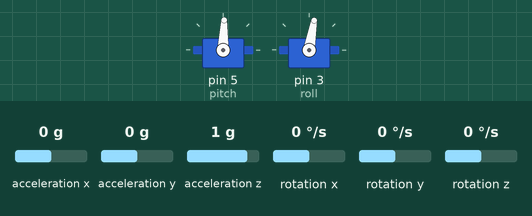
Simulated run of this sketch. Board: Arduino Uno, built with avr-gcc and run on an emulated ATmega328P. Shown: 2 × servo. The test bench sets the inputs (shaded band); at power-on: acceleration x 0 g, acceleration y 0 g, acceleration z 1 g, rotation x 0 °/s, rotation y 0 °/s, rotation z 0 °/s. What the sketch prints to the serial monitor is not drawn.

Above: at 3.2 s.
3.3 s: acceleration x set to -1.4 g
At 4.1 s:
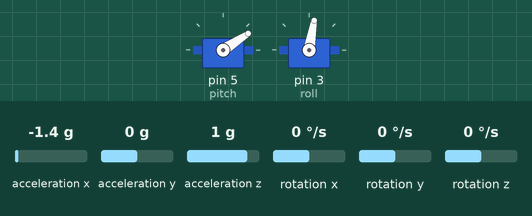
4.8 s: acceleration y set to -1.4 g
At 5.2 s:
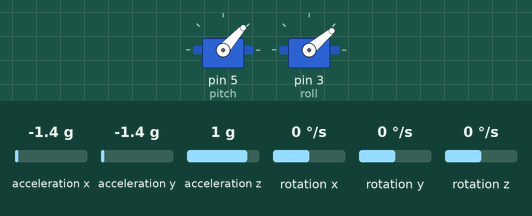
6.3 s: acceleration z set to -0.8 g
At 7.4 s:
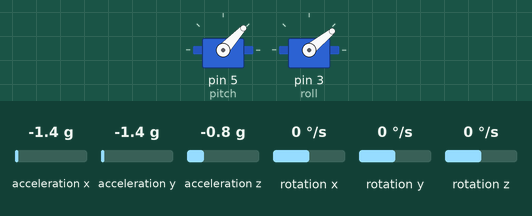
7.8 s: acceleration x set to 0 g
At 8.4 s:
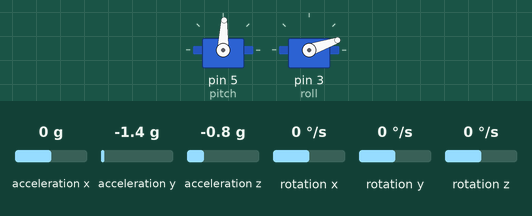
9.3 s: acceleration y set to 0.8 g
At 9.6 s:
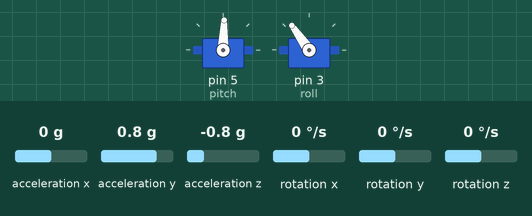
10.8 s: acceleration x set to -0.8 g
At 11.9 s:
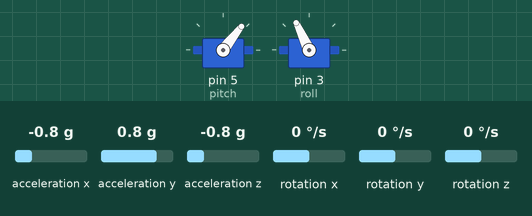
Timing chart, 0 to 13.3 s (numbered marks = the images above; inputs shaded):
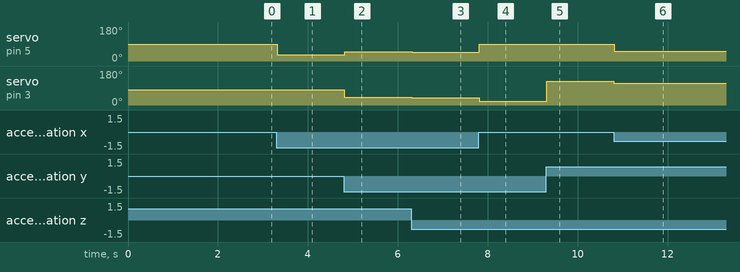

The sketch:

MPU6050_test.ino
```cpp
// (licence header left out)
#include "Wire.h"
#include <MPU6050_light.h>
#include <Servo.h>

Servo pitch;
Servo roll;

MPU6050 mpu(Wire);
unsigned long timer = 0;

void setup() {
  pitch.attach(5); //servo motor for pitch
  roll.attach(3);  //servo motor for roll
  Serial.begin(9600);
  pitch.write(88);
  roll.write(80);
  Wire.begin();

  byte status = mpu.begin();
  Serial.print(F("MPU6050 status: "));
  Serial.println(status);
  while(status!=0){ } // stop everything if could not connect to MPU6050

  Serial.println(F("Calculating offsets, do not move MPU6050"));
  delay(1000);
  // mpu.upsideDownMounting = true; // uncomment this line if the MPU6050 is mounted upside-down
  mpu.calcOffsets(); // gyro and accelero
  Serial.println("Done!\n");
}

void loop() {
  mpu.update();

  if((millis()-timer)>10){ // print data every 10ms
  Serial.print("X : ");
  Serial.print(mpu.getAngleX());
  roll.write(80+mpu.getAngleX());
  Serial.print("\tY : ");
  Serial.print(mpu.getAngleY());
  pitch.write(88-mpu.getAngleY());
//  Serial.print("\tZ : ");
//  Serial.println(mpu.getAngleZ());
  timer = millis();
  }
}
```

Measured:
- after the input at 3.3 s, servo on pin 5 (pitch): 88° → 33° at once
- after the input at 4.8 s, servo on pin 5 (pitch): 33° → 48° at once; servo on pin 3 (roll): 80° → 40° at once
- after the input at 6.3 s, servo on pin 5 (pitch): 48° → 47° at once; servo on pin 3 (roll): 40° → 39° at once
- after the input at 7.8 s, servo on pin 5 (pitch): 47° → 88° at once; servo on pin 3 (roll): 39° → 19° at once
- after the input at 9.3 s, servo on pin 3 (roll): 19° → 125° at once
- after the input at 10.8 s, servo on pin 5 (pitch): 88° → 52° at once; servo on pin 3 (roll): 125° → 115° at once
